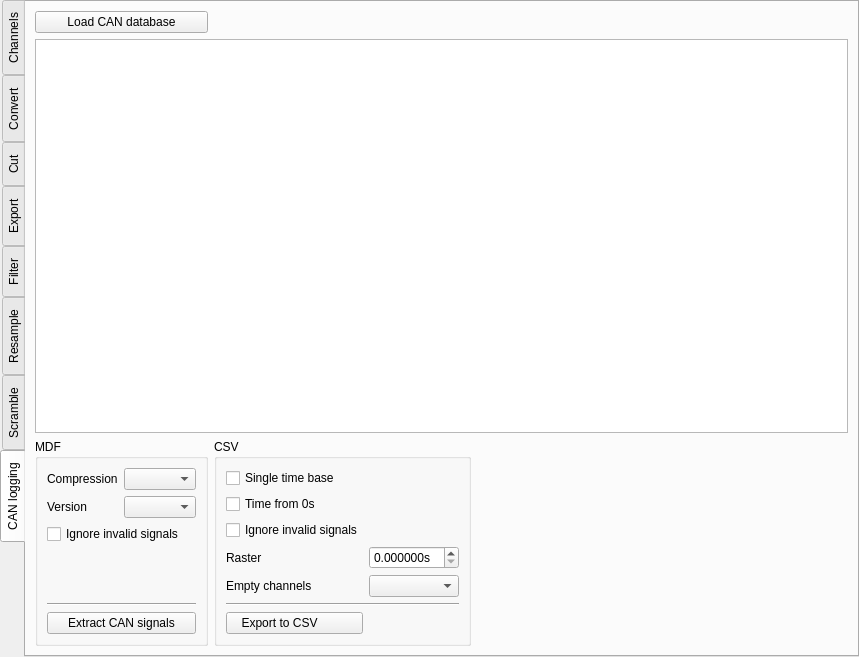
<?xml version="1.0" encoding="UTF-8"?>
<ui version="4.0">
 <class>file_widget</class>
 <widget class="QWidget" name="file_widget">
  <property name="geometry">
   <rect>
    <x>0</x>
    <y>0</y>
    <width>859</width>
    <height>657</height>
   </rect>
  </property>
  <property name="windowTitle">
   <string>Form</string>
  </property>
  <layout class="QVBoxLayout" name="verticalLayout">
   <property name="spacing">
    <number>0</number>
   </property>
   <property name="leftMargin">
    <number>0</number>
   </property>
   <property name="topMargin">
    <number>0</number>
   </property>
   <property name="rightMargin">
    <number>0</number>
   </property>
   <property name="bottomMargin">
    <number>0</number>
   </property>
   <item>
    <widget class="QTabWidget" name="aspects">
     <property name="tabPosition">
      <enum>QTabWidget::West</enum>
     </property>
     <property name="currentIndex">
      <number>7</number>
     </property>
     <property name="documentMode">
      <bool>false</bool>
     </property>
     <widget class="QWidget" name="channels_tab">
      <attribute name="icon">
       <iconset resource="resource.qrc">
        <normaloff>:/graph.png</normaloff>:/graph.png</iconset>
      </attribute>
      <attribute name="title">
       <string>Channels</string>
      </attribute>
      <layout class="QVBoxLayout" name="verticalLayout_8">
       <property name="spacing">
        <number>2</number>
       </property>
       <property name="leftMargin">
        <number>1</number>
       </property>
       <property name="topMargin">
        <number>0</number>
       </property>
       <property name="rightMargin">
        <number>1</number>
       </property>
       <property name="bottomMargin">
        <number>0</number>
       </property>
       <item>
        <widget class="QSplitter" name="splitter">
         <property name="orientation">
          <enum>Qt::Horizontal</enum>
         </property>
         <widget class="QWidget" name="verticalLayoutWidget">
          <layout class="QVBoxLayout" name="channels_layout"/>
         </widget>
        </widget>
       </item>
      </layout>
     </widget>
     <widget class="QWidget" name="convert_tab">
      <attribute name="icon">
       <iconset resource="resource.qrc">
        <normaloff>:/convert.png</normaloff>:/convert.png</iconset>
      </attribute>
      <attribute name="title">
       <string>Convert</string>
      </attribute>
      <attribute name="toolTip">
       <string>conv</string>
      </attribute>
      <layout class="QVBoxLayout" name="verticalLayout_3">
       <item>
        <layout class="QGridLayout" name="gridLayout_2">
         <property name="leftMargin">
          <number>5</number>
         </property>
         <property name="topMargin">
          <number>5</number>
         </property>
         <property name="rightMargin">
          <number>5</number>
         </property>
         <property name="bottomMargin">
          <number>5</number>
         </property>
         <item row="4" column="1">
          <widget class="QDoubleSpinBox" name="convert_split_size">
           <property name="suffix">
            <string>MB</string>
           </property>
           <property name="decimals">
            <number>3</number>
           </property>
           <property name="maximum">
            <double>4.000000000000000</double>
           </property>
          </widget>
         </item>
         <item row="0" column="0">
          <widget class="QLabel" name="label_2">
           <property name="text">
            <string>Output format</string>
           </property>
          </widget>
         </item>
         <item row="1" column="0" colspan="2">
          <widget class="Line" name="line">
           <property name="orientation">
            <enum>Qt::Horizontal</enum>
           </property>
          </widget>
         </item>
         <item row="3" column="0">
          <widget class="QCheckBox" name="convert_split">
           <property name="text">
            <string>Split data blocks</string>
           </property>
           <property name="checked">
            <bool>true</bool>
           </property>
          </widget>
         </item>
         <item row="2" column="1">
          <widget class="QComboBox" name="convert_compression"/>
         </item>
         <item row="0" column="1">
          <widget class="QComboBox" name="convert_format">
           <property name="minimumSize">
            <size>
             <width>200</width>
             <height>0</height>
            </size>
           </property>
          </widget>
         </item>
         <item row="7" column="0">
          <spacer name="verticalSpacer">
           <property name="orientation">
            <enum>Qt::Vertical</enum>
           </property>
           <property name="sizeHint" stdset="0">
            <size>
             <width>20</width>
             <height>40</height>
            </size>
           </property>
          </spacer>
         </item>
         <item row="2" column="0">
          <widget class="QLabel" name="label_3">
           <property name="text">
            <string>Compression</string>
           </property>
          </widget>
         </item>
         <item row="0" column="2">
          <spacer name="horizontalSpacer">
           <property name="orientation">
            <enum>Qt::Horizontal</enum>
           </property>
           <property name="sizeHint" stdset="0">
            <size>
             <width>40</width>
             <height>20</height>
            </size>
           </property>
          </spacer>
         </item>
         <item row="4" column="0">
          <widget class="QLabel" name="label_5">
           <property name="text">
            <string>Split size </string>
           </property>
          </widget>
         </item>
         <item row="5" column="0" colspan="2">
          <widget class="Line" name="line_2">
           <property name="orientation">
            <enum>Qt::Horizontal</enum>
           </property>
          </widget>
         </item>
         <item row="6" column="0">
          <widget class="QPushButton" name="convert_btn">
           <property name="text">
            <string>Convert</string>
           </property>
           <property name="icon">
            <iconset resource="resource.qrc">
             <normaloff>:/convert.png</normaloff>:/convert.png</iconset>
           </property>
          </widget>
         </item>
        </layout>
       </item>
      </layout>
     </widget>
     <widget class="QWidget" name="cut_tab">
      <attribute name="icon">
       <iconset resource="resource.qrc">
        <normaloff>:/cut.png</normaloff>:/cut.png</iconset>
      </attribute>
      <attribute name="title">
       <string>Cut</string>
      </attribute>
      <layout class="QVBoxLayout" name="verticalLayout_4">
       <item>
        <layout class="QGridLayout" name="gridLayout_3">
         <property name="leftMargin">
          <number>5</number>
         </property>
         <property name="topMargin">
          <number>5</number>
         </property>
         <property name="rightMargin">
          <number>5</number>
         </property>
         <property name="bottomMargin">
          <number>5</number>
         </property>
         <item row="9" column="0">
          <widget class="QLabel" name="label_7">
           <property name="text">
            <string>Split size [MB]</string>
           </property>
          </widget>
         </item>
         <item row="11" column="0">
          <widget class="QPushButton" name="cut_btn">
           <property name="text">
            <string>Cut</string>
           </property>
           <property name="icon">
            <iconset resource="resource.qrc">
             <normaloff>:/cut.png</normaloff>:/cut.png</iconset>
           </property>
          </widget>
         </item>
         <item row="5" column="0" colspan="2">
          <widget class="Line" name="line_3">
           <property name="orientation">
            <enum>Qt::Horizontal</enum>
           </property>
          </widget>
         </item>
         <item row="10" column="0" colspan="2">
          <widget class="Line" name="line_4">
           <property name="orientation">
            <enum>Qt::Horizontal</enum>
           </property>
          </widget>
         </item>
         <item row="8" column="0">
          <widget class="QCheckBox" name="cut_split">
           <property name="text">
            <string>Split data blocks</string>
           </property>
           <property name="checked">
            <bool>true</bool>
           </property>
          </widget>
         </item>
         <item row="7" column="2">
          <spacer name="horizontalSpacer_3">
           <property name="orientation">
            <enum>Qt::Horizontal</enum>
           </property>
           <property name="sizeHint" stdset="0">
            <size>
             <width>40</width>
             <height>20</height>
            </size>
           </property>
          </spacer>
         </item>
         <item row="9" column="1">
          <widget class="QDoubleSpinBox" name="cut_split_size">
           <property name="maximum">
            <double>4.000000000000000</double>
           </property>
          </widget>
         </item>
         <item row="7" column="0">
          <widget class="QLabel" name="label_6">
           <property name="text">
            <string>Compression</string>
           </property>
          </widget>
         </item>
         <item row="6" column="0">
          <widget class="QLabel" name="label_15">
           <property name="text">
            <string>Output format</string>
           </property>
          </widget>
         </item>
         <item row="1" column="1">
          <widget class="QDoubleSpinBox" name="cut_start">
           <property name="suffix">
            <string>s</string>
           </property>
           <property name="decimals">
            <number>6</number>
           </property>
           <property name="maximum">
            <double>999999.999998999992386</double>
           </property>
          </widget>
         </item>
         <item row="6" column="1">
          <widget class="QComboBox" name="cut_format"/>
         </item>
         <item row="7" column="1">
          <widget class="QComboBox" name="cut_compression"/>
         </item>
         <item row="1" column="2">
          <spacer name="horizontalSpacer_2">
           <property name="orientation">
            <enum>Qt::Horizontal</enum>
           </property>
           <property name="sizeHint" stdset="0">
            <size>
             <width>40</width>
             <height>20</height>
            </size>
           </property>
          </spacer>
         </item>
         <item row="1" column="0">
          <widget class="QLabel" name="label_13">
           <property name="text">
            <string>Start</string>
           </property>
          </widget>
         </item>
         <item row="12" column="0">
          <spacer name="verticalSpacer_2">
           <property name="orientation">
            <enum>Qt::Vertical</enum>
           </property>
           <property name="sizeHint" stdset="0">
            <size>
             <width>20</width>
             <height>40</height>
            </size>
           </property>
          </spacer>
         </item>
         <item row="0" column="0" colspan="2">
          <widget class="QLabel" name="cut_interval">
           <property name="text">
            <string>TextLabel</string>
           </property>
          </widget>
         </item>
         <item row="2" column="0">
          <widget class="QLabel" name="label_14">
           <property name="text">
            <string>End</string>
           </property>
          </widget>
         </item>
         <item row="2" column="1">
          <widget class="QDoubleSpinBox" name="cut_stop">
           <property name="suffix">
            <string>s</string>
           </property>
           <property name="decimals">
            <number>6</number>
           </property>
           <property name="maximum">
            <double>999999.999998999992386</double>
           </property>
          </widget>
         </item>
         <item row="4" column="0" colspan="2">
          <widget class="QCheckBox" name="whence">
           <property name="text">
            <string>Start relative to first time stamp</string>
           </property>
          </widget>
         </item>
         <item row="3" column="0" colspan="2">
          <widget class="QCheckBox" name="cut_time_from_zero">
           <property name="text">
            <string>Time from 0s</string>
           </property>
          </widget>
         </item>
        </layout>
       </item>
      </layout>
     </widget>
     <widget class="QWidget" name="export_tab">
      <attribute name="icon">
       <iconset resource="resource.qrc">
        <normaloff>:/export.png</normaloff>:/export.png</iconset>
      </attribute>
      <attribute name="title">
       <string>Export</string>
      </attribute>
      <layout class="QVBoxLayout" name="verticalLayout_7">
       <item>
        <layout class="QGridLayout" name="gridLayout_6">
         <property name="leftMargin">
          <number>5</number>
         </property>
         <property name="topMargin">
          <number>5</number>
         </property>
         <property name="rightMargin">
          <number>5</number>
         </property>
         <property name="bottomMargin">
          <number>5</number>
         </property>
         <item row="10" column="2">
          <spacer name="horizontalSpacer_8">
           <property name="orientation">
            <enum>Qt::Horizontal</enum>
           </property>
           <property name="sizeHint" stdset="0">
            <size>
             <width>40</width>
             <height>20</height>
            </size>
           </property>
          </spacer>
         </item>
         <item row="10" column="1">
          <widget class="QComboBox" name="mat_format"/>
         </item>
         <item row="6" column="0">
          <widget class="QCheckBox" name="use_display_names">
           <property name="text">
            <string>Use display names</string>
           </property>
          </widget>
         </item>
         <item row="0" column="1">
          <widget class="QComboBox" name="export_type"/>
         </item>
         <item row="14" column="0">
          <spacer name="verticalSpacer_5">
           <property name="orientation">
            <enum>Qt::Vertical</enum>
           </property>
           <property name="sizeHint" stdset="0">
            <size>
             <width>20</width>
             <height>40</height>
            </size>
           </property>
          </spacer>
         </item>
         <item row="10" column="0">
          <widget class="QLabel" name="label_18">
           <property name="text">
            <string>.mat format</string>
           </property>
          </widget>
         </item>
         <item row="3" column="0">
          <widget class="QCheckBox" name="time_from_zero">
           <property name="text">
            <string>Time from 0s</string>
           </property>
          </widget>
         </item>
         <item row="2" column="0">
          <widget class="QCheckBox" name="single_time_base">
           <property name="text">
            <string>Single time base</string>
           </property>
          </widget>
         </item>
         <item row="1" column="0" colspan="2">
          <widget class="Line" name="line_11">
           <property name="orientation">
            <enum>Qt::Horizontal</enum>
           </property>
          </widget>
         </item>
         <item row="0" column="0">
          <widget class="QLabel" name="label_21">
           <property name="text">
            <string>Type</string>
           </property>
          </widget>
         </item>
         <item row="4" column="0">
          <widget class="QLabel" name="label_22">
           <property name="text">
            <string>Raster</string>
           </property>
          </widget>
         </item>
         <item row="9" column="1">
          <widget class="QComboBox" name="empty_channels"/>
         </item>
         <item row="11" column="1">
          <widget class="QComboBox" name="oned_as"/>
         </item>
         <item row="12" column="0" colspan="2">
          <widget class="Line" name="line_10">
           <property name="orientation">
            <enum>Qt::Horizontal</enum>
           </property>
          </widget>
         </item>
         <item row="11" column="0">
          <widget class="QLabel" name="label_16">
           <property name="text">
            <string>.mat oned_as</string>
           </property>
          </widget>
         </item>
         <item row="2" column="2">
          <spacer name="horizontalSpacer_7">
           <property name="orientation">
            <enum>Qt::Horizontal</enum>
           </property>
           <property name="sizeHint" stdset="0">
            <size>
             <width>40</width>
             <height>20</height>
            </size>
           </property>
          </spacer>
         </item>
         <item row="9" column="0">
          <widget class="QLabel" name="label_19">
           <property name="text">
            <string>Empty channels</string>
           </property>
          </widget>
         </item>
         <item row="13" column="0">
          <widget class="QPushButton" name="export_btn">
           <property name="text">
            <string>Export</string>
           </property>
           <property name="icon">
            <iconset resource="resource.qrc">
             <normaloff>:/export.png</normaloff>:/export.png</iconset>
           </property>
          </widget>
         </item>
         <item row="5" column="0" colspan="2">
          <widget class="Line" name="line_9">
           <property name="orientation">
            <enum>Qt::Horizontal</enum>
           </property>
          </widget>
         </item>
         <item row="4" column="1">
          <widget class="QDoubleSpinBox" name="export_raster">
           <property name="suffix">
            <string>s</string>
           </property>
           <property name="decimals">
            <number>6</number>
           </property>
          </widget>
         </item>
         <item row="7" column="0">
          <widget class="QCheckBox" name="reduce_memory_usage">
           <property name="text">
            <string>Reduce  memory usage</string>
           </property>
          </widget>
         </item>
         <item row="8" column="1">
          <widget class="QComboBox" name="export_compression"/>
         </item>
         <item row="8" column="0">
          <widget class="QLabel" name="label_20">
           <property name="text">
            <string>Compression</string>
           </property>
          </widget>
         </item>
        </layout>
       </item>
      </layout>
     </widget>
     <widget class="QWidget" name="filter_tab">
      <attribute name="icon">
       <iconset resource="resource.qrc">
        <normaloff>:/filter.png</normaloff>:/filter.png</iconset>
      </attribute>
      <attribute name="title">
       <string>Filter</string>
      </attribute>
      <layout class="QVBoxLayout" name="verticalLayout_6">
       <item>
        <layout class="QGridLayout" name="filter_layout" columnstretch="1,0,0,0">
         <property name="leftMargin">
          <number>5</number>
         </property>
         <property name="topMargin">
          <number>5</number>
         </property>
         <property name="rightMargin">
          <number>5</number>
         </property>
         <property name="bottomMargin">
          <number>5</number>
         </property>
         <item row="7" column="1">
          <widget class="QPushButton" name="filter_btn">
           <property name="text">
            <string>Filter</string>
           </property>
           <property name="icon">
            <iconset resource="resource.qrc">
             <normaloff>:/filter.png</normaloff>:/filter.png</iconset>
           </property>
          </widget>
         </item>
         <item row="8" column="1">
          <spacer name="verticalSpacer_4">
           <property name="orientation">
            <enum>Qt::Vertical</enum>
           </property>
           <property name="sizeHint" stdset="0">
            <size>
             <width>20</width>
             <height>40</height>
            </size>
           </property>
          </spacer>
         </item>
         <item row="2" column="3">
          <spacer name="horizontalSpacer_6">
           <property name="orientation">
            <enum>Qt::Horizontal</enum>
           </property>
           <property name="sizeHint" stdset="0">
            <size>
             <width>40</width>
             <height>20</height>
            </size>
           </property>
          </spacer>
         </item>
         <item row="0" column="1">
          <spacer name="horizontalSpacer_9">
           <property name="orientation">
            <enum>Qt::Horizontal</enum>
           </property>
           <property name="sizeHint" stdset="0">
            <size>
             <width>40</width>
             <height>20</height>
            </size>
           </property>
          </spacer>
         </item>
         <item row="1" column="1">
          <widget class="QLabel" name="label_12">
           <property name="text">
            <string>Outpput format</string>
           </property>
          </widget>
         </item>
         <item row="2" column="1">
          <widget class="QLabel" name="label_11">
           <property name="text">
            <string>Compression</string>
           </property>
          </widget>
         </item>
         <item row="2" column="2">
          <widget class="QComboBox" name="filter_compression"/>
         </item>
         <item row="3" column="1" colspan="2">
          <widget class="Line" name="line_8">
           <property name="orientation">
            <enum>Qt::Horizontal</enum>
           </property>
          </widget>
         </item>
         <item row="4" column="3">
          <spacer name="horizontalSpacer_5">
           <property name="orientation">
            <enum>Qt::Horizontal</enum>
           </property>
           <property name="sizeHint" stdset="0">
            <size>
             <width>40</width>
             <height>20</height>
            </size>
           </property>
          </spacer>
         </item>
         <item row="1" column="2">
          <widget class="QComboBox" name="filter_format"/>
         </item>
         <item row="5" column="1">
          <widget class="QLabel" name="label_10">
           <property name="text">
            <string>Split size [MB]</string>
           </property>
          </widget>
         </item>
         <item row="4" column="1">
          <widget class="QCheckBox" name="filter_split">
           <property name="text">
            <string>Split data blocks</string>
           </property>
           <property name="checked">
            <bool>true</bool>
           </property>
          </widget>
         </item>
         <item row="6" column="1" colspan="2">
          <widget class="Line" name="line_7">
           <property name="orientation">
            <enum>Qt::Horizontal</enum>
           </property>
          </widget>
         </item>
         <item row="9" column="0">
          <widget class="QPushButton" name="clear_filter_btn">
           <property name="text">
            <string>Clear selection</string>
           </property>
           <property name="icon">
            <iconset resource="resource.qrc">
             <normaloff>:/erase.png</normaloff>:/erase.png</iconset>
           </property>
          </widget>
         </item>
         <item row="5" column="2">
          <widget class="QDoubleSpinBox" name="filter_split_size">
           <property name="maximum">
            <double>4.000000000000000</double>
           </property>
          </widget>
         </item>
         <item row="10" column="0">
          <layout class="QHBoxLayout" name="horizontalLayout_2">
           <item>
            <widget class="QPushButton" name="load_filter_list_btn">
             <property name="text">
              <string>Load selection</string>
             </property>
             <property name="icon">
              <iconset resource="resource.qrc">
               <normaloff>:/open.png</normaloff>:/open.png</iconset>
             </property>
            </widget>
           </item>
           <item>
            <widget class="QPushButton" name="save_filter_list_btn">
             <property name="text">
              <string>Save selection</string>
             </property>
             <property name="icon">
              <iconset resource="resource.qrc">
               <normaloff>:/save.png</normaloff>:/save.png</iconset>
             </property>
            </widget>
           </item>
          </layout>
         </item>
        </layout>
       </item>
      </layout>
     </widget>
     <widget class="QWidget" name="resample_tab">
      <attribute name="icon">
       <iconset resource="resource.qrc">
        <normaloff>:/resample.png</normaloff>:/resample.png</iconset>
      </attribute>
      <attribute name="title">
       <string>Resample</string>
      </attribute>
      <layout class="QVBoxLayout" name="verticalLayout_5">
       <item>
        <layout class="QGridLayout" name="gridLayout_4">
         <property name="leftMargin">
          <number>5</number>
         </property>
         <property name="topMargin">
          <number>5</number>
         </property>
         <property name="rightMargin">
          <number>5</number>
         </property>
         <property name="bottomMargin">
          <number>5</number>
         </property>
         <item row="1" column="2">
          <spacer name="horizontalSpacer_4">
           <property name="orientation">
            <enum>Qt::Horizontal</enum>
           </property>
           <property name="sizeHint" stdset="0">
            <size>
             <width>40</width>
             <height>20</height>
            </size>
           </property>
          </spacer>
         </item>
         <item row="4" column="0">
          <widget class="QLabel" name="label_8">
           <property name="text">
            <string>Compression</string>
           </property>
          </widget>
         </item>
         <item row="1" column="0">
          <widget class="QLabel" name="label_4">
           <property name="text">
            <string>Output format</string>
           </property>
          </widget>
         </item>
         <item row="3" column="0" colspan="2">
          <widget class="Line" name="line_5">
           <property name="orientation">
            <enum>Qt::Horizontal</enum>
           </property>
          </widget>
         </item>
         <item row="6" column="1">
          <widget class="QDoubleSpinBox" name="resample_split_size">
           <property name="suffix">
            <string>MB</string>
           </property>
           <property name="decimals">
            <number>3</number>
           </property>
           <property name="maximum">
            <double>4.000000000000000</double>
           </property>
          </widget>
         </item>
         <item row="5" column="0">
          <widget class="QCheckBox" name="resample_split">
           <property name="text">
            <string>Split data blocks</string>
           </property>
           <property name="checked">
            <bool>true</bool>
           </property>
          </widget>
         </item>
         <item row="4" column="1">
          <widget class="QComboBox" name="resample_compression"/>
         </item>
         <item row="1" column="1">
          <widget class="QComboBox" name="resample_format">
           <property name="minimumSize">
            <size>
             <width>200</width>
             <height>0</height>
            </size>
           </property>
          </widget>
         </item>
         <item row="9" column="0">
          <spacer name="verticalSpacer_3">
           <property name="orientation">
            <enum>Qt::Vertical</enum>
           </property>
           <property name="sizeHint" stdset="0">
            <size>
             <width>20</width>
             <height>40</height>
            </size>
           </property>
          </spacer>
         </item>
         <item row="6" column="0">
          <widget class="QLabel" name="label_9">
           <property name="text">
            <string>Split size</string>
           </property>
          </widget>
         </item>
         <item row="7" column="0" colspan="2">
          <widget class="Line" name="line_6">
           <property name="orientation">
            <enum>Qt::Horizontal</enum>
           </property>
          </widget>
         </item>
         <item row="8" column="0">
          <widget class="QPushButton" name="resample_btn">
           <property name="text">
            <string>Resample</string>
           </property>
           <property name="icon">
            <iconset resource="resource.qrc">
             <normaloff>:/resample.png</normaloff>:/resample.png</iconset>
           </property>
          </widget>
         </item>
         <item row="0" column="0">
          <widget class="QLabel" name="label">
           <property name="text">
            <string>Raster</string>
           </property>
          </widget>
         </item>
         <item row="0" column="1">
          <layout class="QVBoxLayout" name="verticalLayout_2">
           <item>
            <widget class="QGroupBox" name="groupBox">
             <property name="title">
              <string>Raster type</string>
             </property>
             <layout class="QVBoxLayout" name="verticalLayout_9">
              <item>
               <widget class="QRadioButton" name="raster_type_step">
                <property name="text">
                 <string>step</string>
                </property>
                <property name="checked">
                 <bool>true</bool>
                </property>
               </widget>
              </item>
              <item>
               <widget class="QRadioButton" name="raster_type_channel">
                <property name="text">
                 <string>channel</string>
                </property>
               </widget>
              </item>
             </layout>
            </widget>
           </item>
           <item>
            <widget class="QDoubleSpinBox" name="raster">
             <property name="suffix">
              <string>s</string>
             </property>
             <property name="decimals">
              <number>6</number>
             </property>
            </widget>
           </item>
           <item>
            <widget class="QComboBox" name="raster_channel">
             <property name="enabled">
              <bool>false</bool>
             </property>
             <property name="insertPolicy">
              <enum>QComboBox::InsertAtBottom</enum>
             </property>
            </widget>
           </item>
          </layout>
         </item>
         <item row="2" column="0">
          <widget class="QCheckBox" name="resample_time_from_zero">
           <property name="text">
            <string>Time from 0s</string>
           </property>
          </widget>
         </item>
        </layout>
       </item>
      </layout>
     </widget>
     <widget class="QWidget" name="scramble_tab">
      <attribute name="icon">
       <iconset resource="resource.qrc">
        <normaloff>:/scramble.png</normaloff>:/scramble.png</iconset>
      </attribute>
      <attribute name="title">
       <string>Scramble</string>
      </attribute>
      <layout class="QGridLayout" name="gridLayout">
       <property name="leftMargin">
        <number>25</number>
       </property>
       <property name="topMargin">
        <number>25</number>
       </property>
       <property name="spacing">
        <number>15</number>
       </property>
       <item row="2" column="0">
        <spacer name="verticalSpacer_6">
         <property name="orientation">
          <enum>Qt::Vertical</enum>
         </property>
         <property name="sizeHint" stdset="0">
          <size>
           <width>20</width>
           <height>572</height>
          </size>
         </property>
        </spacer>
       </item>
       <item row="1" column="0">
        <widget class="QPushButton" name="scramble_btn">
         <property name="text">
          <string>Scramble texts</string>
         </property>
         <property name="icon">
          <iconset resource="resource.qrc">
           <normaloff>:/scramble.png</normaloff>:/scramble.png</iconset>
         </property>
        </widget>
       </item>
       <item row="1" column="2">
        <spacer name="horizontalSpacer_10">
         <property name="orientation">
          <enum>Qt::Horizontal</enum>
         </property>
         <property name="sizeHint" stdset="0">
          <size>
           <width>321</width>
           <height>20</height>
          </size>
         </property>
        </spacer>
       </item>
       <item row="1" column="1">
        <spacer name="horizontalSpacer_11">
         <property name="orientation">
          <enum>Qt::Horizontal</enum>
         </property>
         <property name="sizeHint" stdset="0">
          <size>
           <width>40</width>
           <height>20</height>
          </size>
         </property>
        </spacer>
       </item>
       <item row="0" column="0" colspan="2">
        <widget class="QLabel" name="label_17">
         <property name="text">
          <string>Anonymize the measurements: scramble all texts and replace them with random strings</string>
         </property>
        </widget>
       </item>
      </layout>
     </widget>
     <widget class="QWidget" name="extract_can_tab">
      <attribute name="icon">
       <iconset resource="resource.qrc">
        <normaloff>:/down.png</normaloff>:/down.png</iconset>
      </attribute>
      <attribute name="title">
       <string>CAN logging</string>
      </attribute>
      <layout class="QGridLayout" name="gridLayout_8">
       <item row="0" column="0">
        <widget class="QPushButton" name="load_can_database_btn">
         <property name="text">
          <string>Load CAN database</string>
         </property>
         <property name="icon">
          <iconset resource="resource.qrc">
           <normaloff>:/open.png</normaloff>:/open.png</iconset>
         </property>
        </widget>
       </item>
       <item row="1" column="0" colspan="3">
        <widget class="ListWidget" name="can_database_list"/>
       </item>
       <item row="2" column="0">
        <widget class="QGroupBox" name="groupBox_2">
         <property name="title">
          <string>MDF</string>
         </property>
         <layout class="QGridLayout" name="gridLayout_5">
          <item row="5" column="0" colspan="2">
           <widget class="QPushButton" name="extract_can_btn">
            <property name="text">
             <string>Extract CAN signals</string>
            </property>
            <property name="icon">
             <iconset resource="resource.qrc">
              <normaloff>:/down.png</normaloff>:/down.png</iconset>
            </property>
           </widget>
          </item>
          <item row="0" column="0">
           <widget class="QLabel" name="label__1">
            <property name="text">
             <string>Compression</string>
            </property>
           </widget>
          </item>
          <item row="0" column="1">
           <widget class="QComboBox" name="extract_can_compression">
            <property name="sizeAdjustPolicy">
             <enum>QComboBox::AdjustToContents</enum>
            </property>
           </widget>
          </item>
          <item row="1" column="1">
           <widget class="QComboBox" name="extract_can_format">
            <property name="sizeAdjustPolicy">
             <enum>QComboBox::AdjustToContents</enum>
            </property>
           </widget>
          </item>
          <item row="1" column="0">
           <widget class="QLabel" name="label_24">
            <property name="text">
             <string>Version</string>
            </property>
           </widget>
          </item>
          <item row="2" column="0" colspan="2">
           <widget class="QCheckBox" name="ignore_invalid_signals_mdf">
            <property name="toolTip">
             <string>checks if all samples are eauql to the maximum teoretical signal value</string>
            </property>
            <property name="text">
             <string>Ignore invalid signals</string>
            </property>
           </widget>
          </item>
          <item row="3" column="0">
           <widget class="QLabel" name="label_26">
            <property name="text">
             <string/>
            </property>
           </widget>
          </item>
          <item row="4" column="0" colspan="2">
           <widget class="Line" name="line_12">
            <property name="orientation">
             <enum>Qt::Horizontal</enum>
            </property>
           </widget>
          </item>
         </layout>
        </widget>
       </item>
       <item row="2" column="1">
        <widget class="QGroupBox" name="groupBox_3">
         <property name="title">
          <string>CSV</string>
         </property>
         <layout class="QGridLayout" name="gridLayout_7">
          <item row="6" column="1" colspan="3">
           <widget class="Line" name="line_13">
            <property name="orientation">
             <enum>Qt::Horizontal</enum>
            </property>
           </widget>
          </item>
          <item row="7" column="1">
           <widget class="QPushButton" name="extract_can_csv_btn">
            <property name="text">
             <string>Export to CSV         </string>
            </property>
            <property name="icon">
             <iconset resource="resource.qrc">
              <normaloff>:/csv.png</normaloff>:/csv.png</iconset>
            </property>
           </widget>
          </item>
          <item row="1" column="1">
           <widget class="QCheckBox" name="time_from_zero_can">
            <property name="text">
             <string>Time from 0s</string>
            </property>
           </widget>
          </item>
          <item row="2" column="1">
           <widget class="QCheckBox" name="ignore_invalid_signals_csv">
            <property name="toolTip">
             <string>checks if all samples are eauql to the maximum teoretical signal value</string>
            </property>
            <property name="text">
             <string>Ignore invalid signals</string>
            </property>
           </widget>
          </item>
          <item row="3" column="1">
           <widget class="QLabel" name="label_23">
            <property name="text">
             <string>Raster</string>
            </property>
           </widget>
          </item>
          <item row="3" column="2" colspan="2">
           <widget class="QDoubleSpinBox" name="export_raster_can">
            <property name="suffix">
             <string>s</string>
            </property>
            <property name="decimals">
             <number>6</number>
            </property>
           </widget>
          </item>
          <item row="0" column="1">
           <widget class="QCheckBox" name="single_time_base_can">
            <property name="text">
             <string>Single time base</string>
            </property>
           </widget>
          </item>
          <item row="4" column="1">
           <widget class="QLabel" name="label_25">
            <property name="text">
             <string>Empty channels</string>
            </property>
           </widget>
          </item>
          <item row="4" column="2" colspan="2">
           <widget class="QComboBox" name="empty_channels_can"/>
          </item>
         </layout>
        </widget>
       </item>
       <item row="2" column="2">
        <spacer name="horizontalSpacer_12">
         <property name="orientation">
          <enum>Qt::Horizontal</enum>
         </property>
         <property name="sizeHint" stdset="0">
          <size>
           <width>410</width>
           <height>20</height>
          </size>
         </property>
        </spacer>
       </item>
      </layout>
     </widget>
    </widget>
   </item>
  </layout>
 </widget>
 <customwidgets>
  <customwidget>
   <class>ListWidget</class>
   <extends>QListWidget</extends>
   <header>asammdf/gui/widgets/list.h</header>
  </customwidget>
 </customwidgets>
 <resources>
  <include location="resource.qrc"/>
 </resources>
 <connections/>
</ui>
